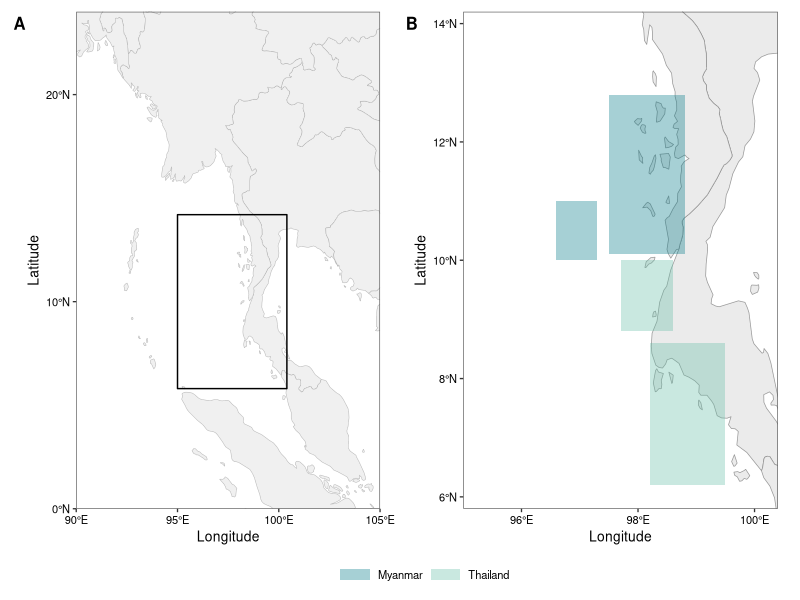
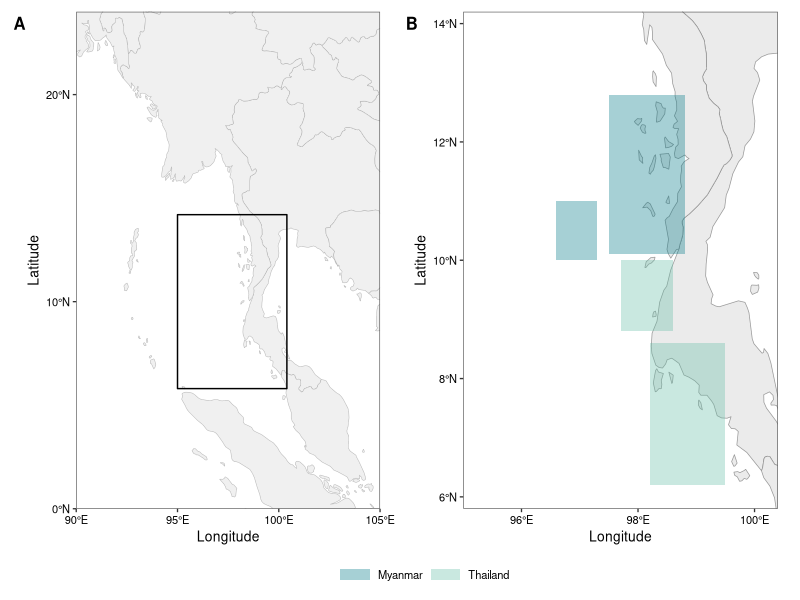
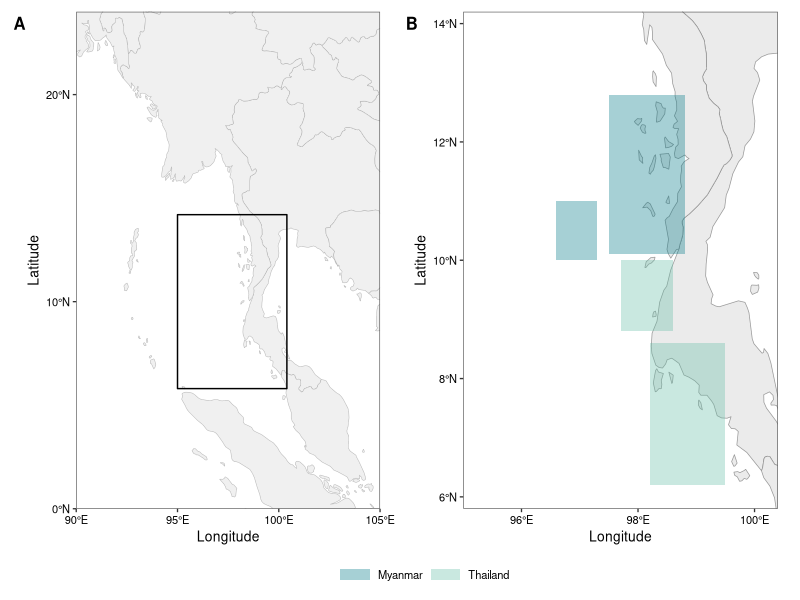

Source code (R) for these figures, in order:
### Packages

library(sf)
library(ggplot2)
library(dplyr)
library(rnaturalearth)
library(patchwork)

### Colours

country_cols <- c("Myanmar" = "#007A87", "Thailand" = "#66BFA6")
### Text sizes

axis_text_size  <- 8
axis_title_size <- 10
panel_tag_size  <- 12
legend_text_size <- 8


### Base map

world <- rnaturalearth::ne_countries(scale = "medium", returnclass = "sf")

countries <- world |>
  filter(admin %in% c("Myanmar", "Thailand", "Malaysia", "India", "Bangladesh",
                      "Laos", "Cambodia", "Vietnam"))

### Study-region boxes

bbox_df <- data.frame(
  region  = c("Mergui Archipelago", "Burma Banks", "North Andaman", "South Andaman"),
  country = c("Myanmar", "Myanmar", "Thailand", "Thailand"),
  xmin    = c(97.5, 96.6, 97.7, 98.2),
  xmax    = c(98.8, 97.3, 98.6, 99.5),
  ymin    = c(10.1, 10.0, 8.8, 6.2),
  ymax    = c(12.8, 11.0, 10.0, 8.6)
)

make_bbox <- function(xmin, xmax, ymin, ymax) {
  st_polygon(list(matrix(c(xmin, ymin, xmax, ymin, xmax, ymax, xmin, ymax, xmin, ymin),
                         ncol = 2, byrow = TRUE)))
}

boxes <- st_sf(
  bbox_df,
  geometry = st_sfc(
    mapply(make_bbox, bbox_df$xmin, bbox_df$xmax, bbox_df$ymin, bbox_df$ymax,
           SIMPLIFY = FALSE),
    crs = 4326
  )
)

### Extents

main_extent <- c(xmin = 95, xmax = 100.4, ymin = 5.8, ymax = 14.2)
locator_extent <- c(xmin = 90, xmax = 105, ymin = 0, ymax = 24)
locator_box <- st_as_sfc(st_bbox(main_extent, crs = 4326))

### Panel B: main study-region map

p_main <- ggplot() +
  geom_sf(data = countries, fill = "grey92", colour = "grey60", linewidth = 0.25) +
  geom_sf(data = boxes, aes(fill = country), colour = NA, alpha = 0.35) +
  scale_fill_manual(values = country_cols, name = NULL) +
  coord_sf(xlim = main_extent[c("xmin", "xmax")],
           ylim = main_extent[c("ymin", "ymax")],
           expand = FALSE) +
  scale_x_continuous(breaks = c(96, 98, 100),
                     labels = \(x) paste0(x, "°E")) +
  scale_y_continuous(breaks = c(6, 8, 10, 12, 14),
                     labels = \(y) paste0(y, "°N")) +
  labs(x = "Longitude", y = "Latitude") +
  theme_classic(base_size = axis_title_size) +
  theme(
    axis.line = element_blank(),
    axis.text = element_text(size = axis_text_size, colour = "black"),
    axis.title = element_text(size = axis_title_size, colour = "black"),
    panel.border = element_rect(fill = NA, colour = "grey35", linewidth = 0.45),
    legend.position = "bottom",
    legend.text = element_text(size = legend_text_size),
    legend.key.width = unit(0.8, "cm"),
    legend.key.height = unit(0.35, "cm"),
    plot.margin = margin(3, 3, 3, 3)
  )

### Locator countries

world_locator <- world |>
  mutate(country = case_when(
    admin == "Myanmar" ~ "Myanmar",
    admin == "Thailand" ~ "Thailand",
    TRUE ~ NA_character_
  ))

world_other <- world_locator |> filter(is.na(country))
world_focus <- world_locator |> filter(!is.na(country))
### Panel A: locator map

p_locator <- ggplot() +
  geom_sf(data = world, fill = "grey94", colour = "grey72", linewidth = 0.18) +
  geom_sf(data = locator_box, fill = NA, colour = "black", linewidth = 0.5) +
  scale_fill_manual(values = country_cols, guide = "none") +
  coord_sf(xlim = locator_extent[c("xmin", "xmax")],
           ylim = locator_extent[c("ymin", "ymax")],
           expand = FALSE) +
  scale_x_continuous(breaks = c(90, 95, 100, 105),
                     labels = \(x) paste0(x, "°E")) +
  scale_y_continuous(breaks = c(0, 10, 20),
                     labels = \(y) paste0(y, "°N")) +
  labs(x = "Longitude", y = "Latitude") +
  theme_classic(base_size = axis_title_size) +
  theme(
    axis.line = element_blank(),
    axis.text = element_text(size = axis_text_size, colour = "black"),
    axis.title = element_text(size = axis_title_size, colour = "black"),
    panel.border = element_rect(fill = NA, colour = "grey35", linewidth = 0.45),
    plot.margin = margin(3, 3, 3, 3)
  )

### Combine and export

fig_map <- p_locator + p_main +
  plot_layout(widths = c(1, 1), guides = "collect") +
  plot_annotation(tag_levels = "A") &
  theme(
    plot.tag = element_text(size = panel_tag_size, face = "bold"),
    plot.tag.position = c(0.02, 0.98),
    legend.position = "bottom"
  )

fig_map

ggsave("fig_study_area_bounding_boxes.png", fig_map,
       width = 180, height = 105, units = "mm", dpi = 600)

ggsave("fig_study_area_bounding_boxes.pdf", fig_map,
       width = 180, height = 105, units = "mm")
